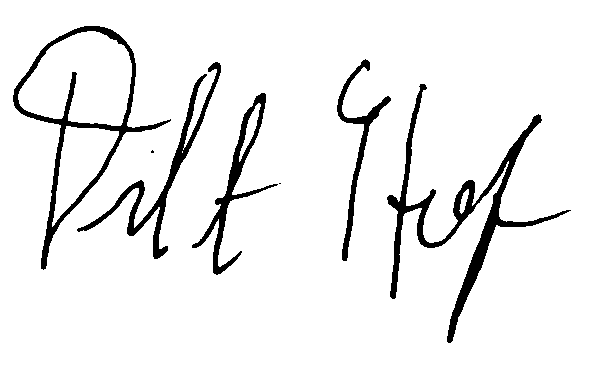
#> input picture data/CEDAR/forged/forgeries_10_5.png, 594 x 372 px; its folder holds only this picture in this run
$ python main.py
#> lines starting #> are read from the running program, lines starting #| are printed output that depends on the picture; after the words box and inside, x2 and y2 are one past the last pixel; in counts of white or black regions, pixels touching at a corner belong together
### processing_images/process_images.py
from dataset_config import CLAHEConfig, BlurConfig, ThresholdConfig

import cv2 as cv
import numpy as np
import numpy.typing as npt
from pathlib import Path

def read_images(
    image: Path
) -> npt.NDArray[np.uint8]:
    read_images = cv.imread(str(image), cv.IMREAD_GRAYSCALE)
#> read_images: shape (372, 594); 93.3% white; 7 black regions (2 under 20 px), largest, box (x1, y1, x2, y2) and area: (387, 84, 571, 343) 5198, (13, 26, 171, 270) 3504, (77, 62, 221, 259) 2571, (192, 93, 278, 275) 2065, (337, 59, 391, 261) 1486
    if read_images is None:
        raise FileNotFoundError(f"Could not read image at {image}")

    return read_images.astype(dtype=np.uint8)

def check_image_type(
    image: npt.NDArray[np.uint8]
) -> npt.NDArray[np.uint8]:

    if image.dtype != np.uint8:
        print(f"Warning: Input image dype is {image.dtype}, converting to uint8")
        image = image.astype(np.uint8)

    if len(image.shape) == 3:
        if image.shape[2] == 3:
            print("Warning: Image is in colour, converting to grayscale")
            image = (cv.cvtColor(image, cv.COLOR_BGR2GRAY)).astype(np.uint8)
        if image.shape[2] == 4:
            print("Warning: Image is in alpha, converting to grayscale")
            image = (cv.cvtColor(image, cv.COLOR_BGRA2GRAY)).astype(np.uint8)

    if image.ndim != 2:
        raise ValueError("Not a single-channel grayscale image")

    return image

def apply_threshold(
    image: npt.NDArray[np.uint8],
    clahe_config: CLAHEConfig,
    blur_config: BlurConfig,
    threshold_config: ThresholdConfig
) -> npt.NDArray[np.uint8]:

    clahe: cv.CLAHE = cv.createCLAHE(
        clipLimit= clahe_config.clip_limit,
        tileGridSize=clahe_config.tile_grid_size
    )

    contrast_enhanced: npt.NDArray[np.uint8] = np.array(
        clahe.apply(image),
        dtype=np.uint8
    )

    blurred: npt.NDArray[np.uint8] = np.array(
        cv.GaussianBlur(
            contrast_enhanced,
            blur_config.kernel_size,
            0
        ), dtype=np.uint8)
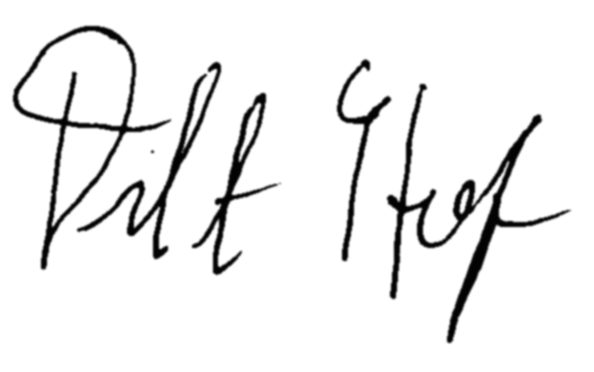
#> blurred: shape (372, 594); min 2, max 255, mean 238.1

    _, otsu_thresholded = cv.threshold(
        blurred, 0, 255, threshold_config.method
    )
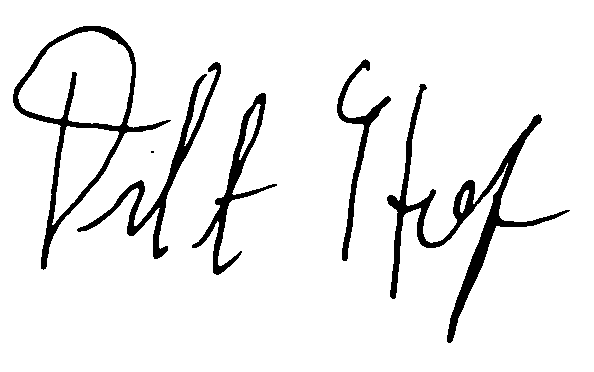
#> otsu_thresholded: shape (372, 594); 92.9% white; 6 black regions (1 under 20 px), largest, box (x1, y1, x2, y2) and area: (387, 84, 570, 343) 5479, (13, 26, 171, 270) 3730, (77, 62, 221, 259) 2735, (192, 93, 277, 275) 2199, (337, 59, 391, 261) 1573

    return otsu_thresholded.astype(dtype=np.uint8)

def write_images(
    image_path: Path,
    image: npt.NDArray[np.uint8]
) -> None:
    cv.imwrite(str(image_path), image)

### processing_images/main.py
from process_images import apply_threshold, read_images, check_image_type, write_images
from process_images import CLAHEConfig, BlurConfig, ThresholdConfig

import numpy as np
import numpy.typing as npt
from pathlib import Path
from itertools import chain
import sys

def has_output_folder(folder: Path,):
    try:
        folder.mkdir(parents=True, exist_ok=True)
    except OSError as e:
        print(f"Could not create output folder {folder}: {e}", file=sys.stderr)

def threshold_image(
    image_path: Path,
    clahe_params: CLAHEConfig,
    blur_params: BlurConfig,
    threshold_params: ThresholdConfig,
) -> npt.NDArray[np.uint8]:
    raw_image = check_image_type(read_images(image_path))
    thresholded_image = apply_threshold(
        raw_image,
        clahe_params,
        blur_params,
        threshold_params
    )
    return thresholded_image

def image_processing_pipeline(
    raw_image_folder: Path,
    thresholed_image_folder: Path,
    clahe_params: CLAHEConfig,
    blur_params: BlurConfig,
    threshold_params: ThresholdConfig
) -> None:
    image_formats = ["*.png", "*.jpg", "*.jpeg", "*.bmp", "*.tif"]
    all_images = chain.from_iterable(raw_image_folder.glob(p) for p in image_formats)
    for image_path in all_images:
        thresholded_image = threshold_image(
            image_path,
            clahe_params,
            blur_params,
            threshold_params
        )

        if thresholded_image.size > 0:
            output_path = thresholed_image_folder / image_path.name
            write_images(output_path, thresholded_image)
        else: print(f"Skipped {image_path.name} due to internal errors.", file=sys.stderr)

if __name__ == '__main__':
    clahe_params = CLAHEConfig()
    blur_params = BlurConfig()
    threshold_params = ThresholdConfig()

    # Assume you are calling from the command line
    # dataset_source = "CEDAR"
    dataset_source = "real_world_3"

    # raw_forged_folder = Path(f"raw_signature_images/{dataset_source}/forged")
    # raw_original_folder = Path(f"raw_signature_images/{dataset_source}/original")
    raw_forged_folder = Path(f"raw_signature_images/{dataset_source}/forged")
    raw_original_folder = Path(f"raw_signature_images/{dataset_source}/original")

    output_forged_folder = Path(f"data/{dataset_source}/forged")
    output_original_folder = Path(f"data/{dataset_source}/original")

    output_forged_folder.mkdir(parents=True, exist_ok=True)
    output_original_folder.mkdir(parents=True, exist_ok=True)

    image_processing_pipeline(
        raw_forged_folder,
        output_forged_folder,
        clahe_params,
        blur_params,
        threshold_params
    )

    image_processing_pipeline(
        raw_original_folder,
        output_original_folder,
        clahe_params,
        blur_params,
        threshold_params,
    )

$ run again, on data/CEDAR/forged/forgeries_13_12.png
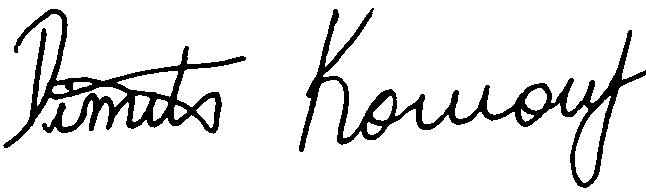
#> input picture data/CEDAR/forged/forgeries_13_12.png, 646 x 193 px
#> read_images: shape (193, 646); 89.7% white; 2 black regions, box (x1, y1, x2, y2) and area: (299, 8, 646, 188) 6754, (3, 9, 246, 148) 6080
#> in apply_threshold, `blurred: npt.NDArray[np.uint8] = np.array( cv.GaussianBlur( contrast_e..`:
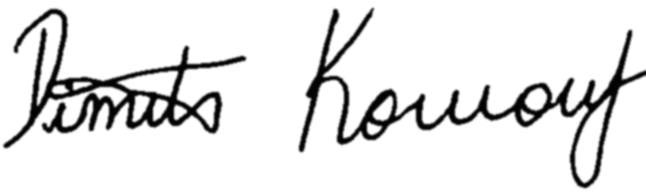
#> blurred: shape (193, 646); min 2, max 255, mean 229.1
#> in apply_threshold, `_, otsu_thresholded = cv.threshold( blurred, 0, 255, threshold_config...`:
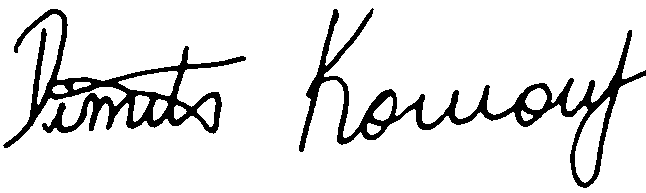
#> otsu_thresholded: shape (193, 646); 89.6% white; 2 black regions, box (x1, y1, x2, y2) and area: (299, 8, 646, 188) 6831, (3, 9, 246, 148) 6162

$ run again, on data/CEDAR/forged/forgeries_13_23.png
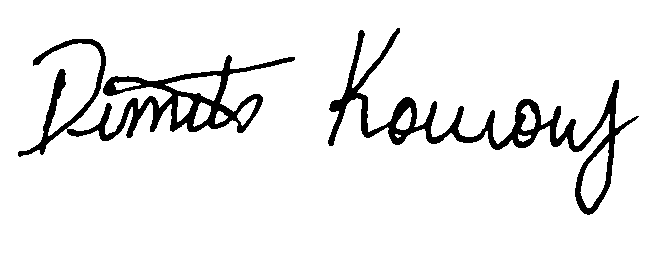
#> input picture data/CEDAR/forged/forgeries_13_23.png, 666 x 276 px
#> read_images: shape (276, 666); 93.1% white; 2 black regions, box (x1, y1, x2, y2) and area: (328, 28, 639, 215) 6570, (18, 39, 295, 157) 6157
#> in apply_threshold, `blurred: npt.NDArray[np.uint8] = np.array( cv.GaussianBlur( contrast_e..`:
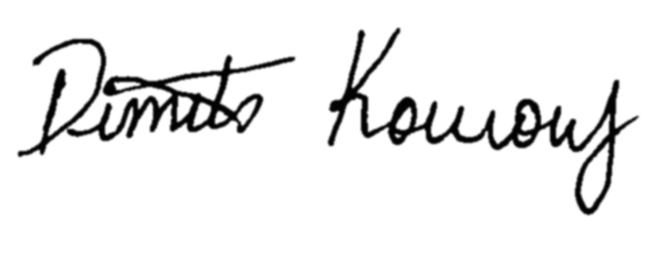
#> blurred: shape (276, 666); min 2, max 255, mean 237.6
#> in apply_threshold, `_, otsu_thresholded = cv.threshold( blurred, 0, 255, threshold_config...`:
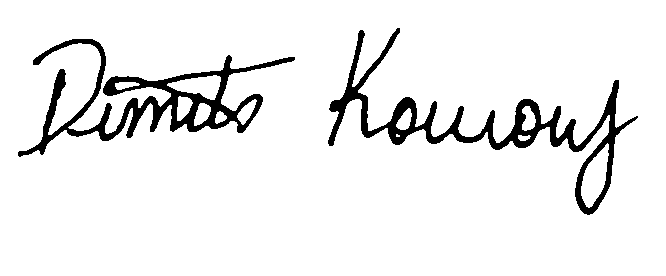
#> otsu_thresholded: shape (276, 666); 93% white; 2 black regions, box (x1, y1, x2, y2) and area: (328, 28, 638, 215) 6656, (18, 39, 295, 157) 6234

$ run again, on data/CEDAR/forged/forgeries_13_8.png
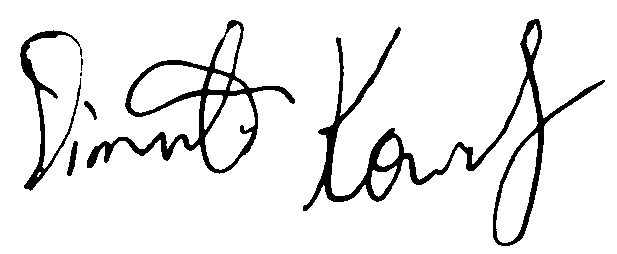
#> input picture data/CEDAR/forged/forgeries_13_8.png, 617 x 254 px
#> read_images: shape (254, 617); 92% white; 7 black regions (2 under 20 px), largest, box (x1, y1, x2, y2) and area: (303, 19, 605, 246) 6429, (87, 20, 295, 174) 4216, (20, 30, 82, 191) 1592, (67, 141, 78, 176) 185, (84, 101, 97, 120) 93
#> in apply_threshold, `blurred: npt.NDArray[np.uint8] = np.array( cv.GaussianBlur( contrast_e..`:
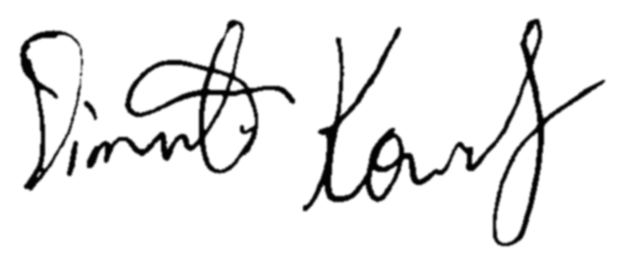
#> blurred: shape (254, 617); min 2, max 255, mean 234.8
#> in apply_threshold, `_, otsu_thresholded = cv.threshold( blurred, 0, 255, threshold_config...`:
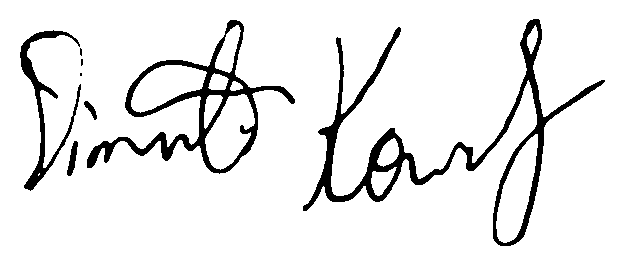
#> otsu_thresholded: shape (254, 617); 91.3% white; 8 black regions (3 under 20 px), largest, box (x1, y1, x2, y2) and area: (303, 19, 605, 246) 6987, (87, 20, 295, 174) 4619, (20, 30, 81, 191) 1707, (67, 141, 78, 176) 197, (84, 101, 97, 120) 101

$ run again, on data/CEDAR/forged/forgeries_12_17.png
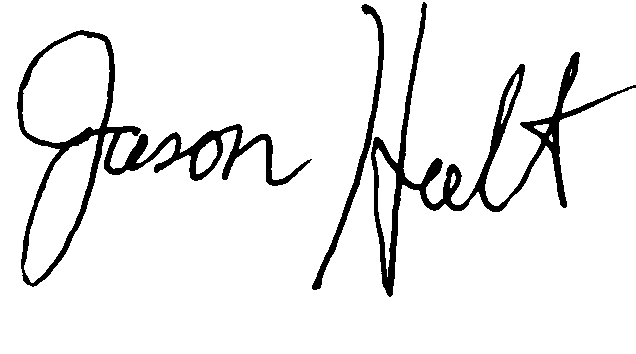
#> input picture data/CEDAR/forged/forgeries_12_17.png, 636 x 354 px
#> read_images: shape (354, 636); 92.7% white; 3 black regions, box (x1, y1, x2, y2) and area: (371, 2, 636, 297) 7632, (17, 30, 312, 287) 7106, (312, 4, 384, 290) 1779
#> in apply_threshold, `blurred: npt.NDArray[np.uint8] = np.array( cv.GaussianBlur( contrast_e..`:
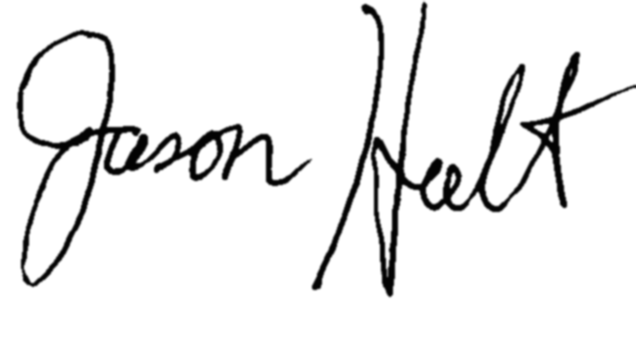
#> blurred: shape (354, 636); min 2, max 255, mean 236.5
#> in apply_threshold, `_, otsu_thresholded = cv.threshold( blurred, 0, 255, threshold_config...`:
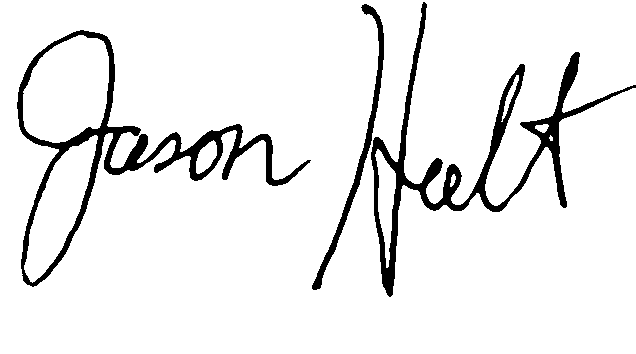
#> otsu_thresholded: shape (354, 636); 92.6% white; 3 black regions, box (x1, y1, x2, y2) and area: (371, 2, 636, 297) 7712, (17, 30, 311, 287) 7169, (312, 4, 384, 290) 1782
